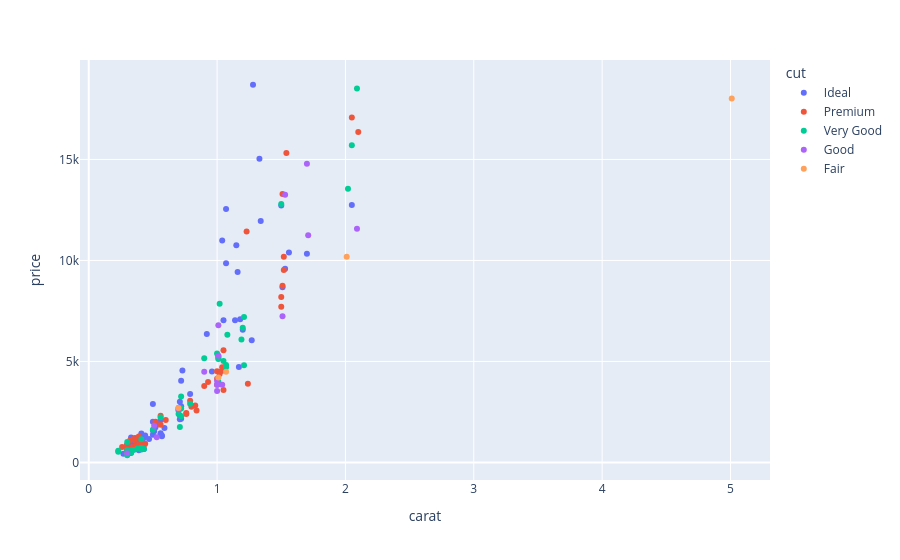

The notebook cell saved with this chart:
### Code cell
px.scatter(sample, x='carat',y ='price',color = 'cut')

### Figure 1 — Plotly figure (JSON) as saved in the notebook; plotly's stock layout.template omitted (floating-point values rounded to 4 significant figures)
{"data": [{"hovertemplate": "cut=Ideal<br>carat=%{x}<br>price=%{y}<extra></extra>", "legendgroup": "Ideal", "marker": {"color": "#636efa", "symbol": "circle"}, "mode": "markers", "name": "Ideal", "orientation": "v", "showlegend": true, "type": "scatter", "x": [0.54, 0.41, 0.72, 0.31, 1.18, 0.92, 1.07, 0.36, 0.72, 0.5, 1.2, 0.5, 0.35, 0.3, 0.52, 1.27, 0.31, 0.5, 0.71, 0.33, 0.41, 0.41, 0.41, 0.43, 1.15, 0.79, 1.33, 0.41, 0.31, 0.44, 0.47, 0.31, 0.32, 0.32, 0.73, 0.51, 0.3, 0.59, 0.27, 0.96, 0.33, 0.52, 0.7, 0.3, 0.39, 0.4, 0.72, 1.04, 0.57, 1.51, 1.14, 0.3, 0.7, 0.56, 0.36, 0.71, 0.3, 1.53, 0.33, 0.43, 0.56, 2.05, 0.5, 0.41, 1.17, 0.41, 1.07, 0.3, 0.31, 0.31, 0.3, 0.57, 0.3, 1.5, 0.56, 0.71, 1.05, 1.7, 0.54, 1.34, 0.4, 0.35, 1.16, 0.32, 0.51, 1.28, 1.56], "xaxis": "x", "y": [1957, 1431, 2170, 489, 7087, 6360, 12545, 1215, 4047, 1378, 6569, 2016, 906, 639, 1803, 6045, 625, 1581, 2319, 1240, 863, 771, 1107, 670, 10757, 3390, 15031, 899, 447, 1334, 1163, 734, 954, 790, 4547, 1548, 764, 1705, 432, 4500, 463, 1742, 2693, 605, 603, 1125, 2782, 10984, 1292, 8678, 7038, 886, 2573, 1441, 1042, 3007, 776, 9596, 705, 1207, 1388, 12743, 2889, 1061, 4725, 1107, 9863, 709, 583, 589, 626, 1333, 454, 12725, 2097, 2136, 7037, 10333, 1939, 11955, 1125, 676, 9432, 708, 1656, 18700, 10399], "yaxis": "y"}, {"hovertemplate": "cut=Premium<br>carat=%{x}<br>price=%{y}<extra></extra>", "legendgroup": "Premium", "marker": {"color": "#EF553B", "symbol": "circle"}, "mode": "markers", "name": "Premium", "orientation": "v", "showlegend": true, "type": "scatter", "x": [0.32, 1.5, 1.24, 1.01, 1.05, 0.3, 0.35, 1.0, 0.26, 1.04, 0.56, 0.34, 1.52, 0.52, 1.02, 0.3, 1.0, 1.01, 0.6, 0.44, 2.1, 1.5, 1.51, 0.56, 1.04, 1.01, 1.52, 0.93, 1.54, 1.51, 0.8, 0.76, 0.79, 0.37, 1.05, 0.3, 0.39, 2.05, 0.3, 0.84, 1.23, 0.76, 1.02, 0.9, 0.83, 0.32, 0.4, 0.43, 0.36, 0.3, 1.0], "xaxis": "x", "y": [591, 8190, 3896, 5249, 3593, 878, 1167, 3853, 769, 4717, 1865, 765, 10180, 2012, 4478, 810, 4514, 5166, 2106, 926, 16357, 7715, 8752, 2318, 4543, 3869, 9527, 3984, 15323, 13293, 2760, 2443, 3053, 833, 5557, 506, 1290, 17081, 684, 2574, 11430, 2399, 4381, 3780, 2825, 1080, 982, 867, 1094, 473, 4144], "yaxis": "y"}, {"hovertemplate": "cut=Very Good<br>carat=%{x}<br>price=%{y}<extra></extra>", "legendgroup": "Very Good", "marker": {"color": "#00cc96", "symbol": "circle"}, "mode": "markers", "name": "Very Good", "orientation": "v", "showlegend": true, "type": "scatter", "x": [1.21, 0.72, 2.09, 0.3, 0.43, 0.72, 0.38, 0.56, 2.05, 0.3, 1.01, 1.5, 0.3, 1.07, 0.71, 0.4, 0.5, 1.19, 0.7, 0.42, 0.72, 1.01, 2.02, 1.21, 0.33, 0.33, 1.05, 0.23, 1.0, 0.41, 0.35, 0.9, 0.41, 0.23, 1.02, 1.08, 0.79, 1.2, 0.41, 0.3, 1.07], "xaxis": "x", "y": [4816, 2670, 18509, 605, 671, 3264, 685, 2236, 15701, 357, 5119, 12798, 1010, 4824, 1760, 699, 1624, 6086, 2400, 687, 2285, 3998, 13554, 7196, 492, 608, 5019, 530, 5396, 719, 614, 5160, 1151, 583, 7861, 6319, 2904, 6666, 638, 422, 4716], "yaxis": "y"}, {"hovertemplate": "cut=Good<br>carat=%{x}<br>price=%{y}<extra></extra>", "legendgroup": "Good", "marker": {"color": "#ab63fa", "symbol": "circle"}, "mode": "markers", "name": "Good", "orientation": "v", "showlegend": true, "type": "scatter", "x": [0.51, 0.9, 1.01, 1.0, 0.53, 1.7, 0.7, 0.3, 1.0, 2.09, 1.53, 1.04, 1.01, 1.51, 1.0, 1.71], "xaxis": "x", "y": [1812, 4485, 5277, 4042, 1242, 14787, 2625, 450, 3541, 11576, 13248, 3844, 6794, 7233, 3850, 11250], "yaxis": "y"}, {"hovertemplate": "cut=Fair<br>carat=%{x}<br>price=%{y}<extra></extra>", "legendgroup": "Fair", "marker": {"color": "#FFA15A", "symbol": "circle"}, "mode": "markers", "name": "Fair", "orientation": "v", "showlegend": true, "type": "scatter", "x": [1.07, 0.7, 5.01, 2.01, 1.01], "xaxis": "x", "y": [4496, 2697, 18018, 10184, 4205], "yaxis": "y"}], "layout": {"legend": {"title": {"text": "cut"}, "tracegroupgap": 0}, "margin": {"t": 60}, "xaxis": {"anchor": "y", "domain": [0, 1], "title": {"text": "carat"}}, "yaxis": {"anchor": "x", "domain": [0, 1], "title": {"text": "price"}}}}
